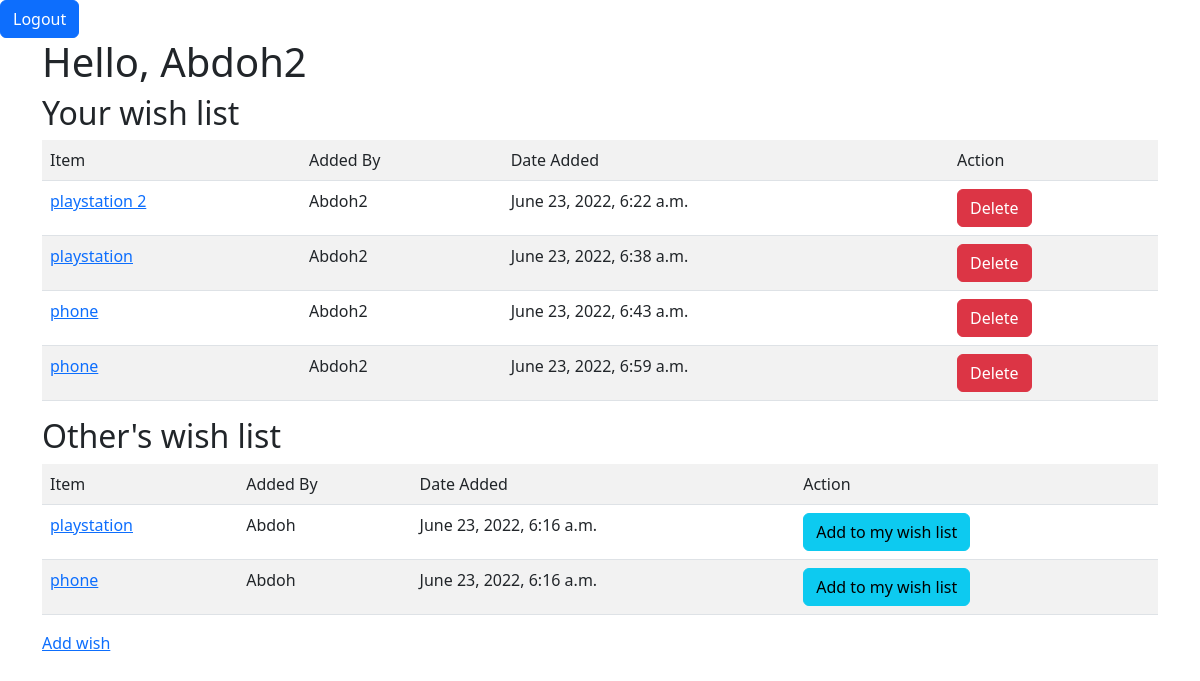
/dashboard (signed in), run on the app's committed database.
### wishApp/models.py (models this page shows)
class User(models.Model):
    name = models.CharField(max_length=255)
    username = models.CharField(max_length=255)
    password = models.CharField(max_length=255)
    dateHired = models.DateField()
    createdAt = models.DateTimeField(auto_now_add=True)
    updatedAt = models.DateTimeField(auto_now=True)
    objects = UserManager()

class WishList(models.Model):
    item = models.CharField(max_length=255)
    Addedby = models.ForeignKey(
        User, related_name="wish", on_delete=models.CASCADE)
    dateAdded = models.DateTimeField(auto_now_add=True)
    objects = UserManager()
    user_fav = models.ManyToManyField(User,related_name="fav_items")

### wishApp/views.py (the view)
# urls.py: path("dashboard", views.dashboard),
def dashboard(request):
    if "loggedInUserId" not in request.session:
        messages.error(request, "Plese login first")
        return redirect("/main")
    loggedInUser = User.objects.get(id=request.session["loggedInUserId"])
    wishList = WishList.objects.filter(Addedby=loggedInUser)
    allWishLists = WishList.objects.exclude(Addedby=loggedInUser)
    context = {
        "user": loggedInUser,
        "wishList": wishList,
        "otherWishList": allWishLists
    }
    return render(request, "dashboard.html", context)

### wishApp/templates/dashboard.html (shortened to what this page needs)
{% extends 'base.html' %}
{% block content %}
{% if "loggedInUserId" in request.session %}
<h1>Hello, {{user.name}}</h1>
<h2>Your wish list</h2>
{% if not wishList %}
<div class="alert alert-info">There are no wishes</div>
{% else %}
<table class="table table-striped">
    <tr>
        <td>Item</td>
        <td>Added By</td>
        <td>Date Added</td>
        <td>Action</td>
    </tr>
    {% for wish in wishList %}
    <tr>
        <td><a href="/wish_items/{{wish.id}}">{{ wish.item }}</a></td>
        <td>{{ wish.Addedby.name }}</td>
        <td>{{wish.dateAdded}}</td>
        <td>
            <form action="/wish/{{ wish.id }}/delete" method="post">
                <input type="submit" class="btn btn-danger" value="Delete">
            </form>
        </td>
    </tr>
    {% endfor %}
</table>
{% endif %}
<h2>Other's wish list</h2>
{% if not otherWishList %}
<div class="alert alert-info">There are no wishes</div>
{% else %}
<table class="table table-striped">
    <tr>
        <td>Item</td>
        <td>Added By</td>
        <td>Date Added</td>
        <td>Action</td>
    </tr>
    {% for wish in otherWishList %}
    <tr>
        <td><a href="/wish_items/{{wish.id}}">{{ wish.item }}</a></td>
        <td>{{ wish.Addedby.name }}</td>
        <td>{{wish.dateAdded}}</td>
        <td>
            <form action="/wish/{{ wish.id }}/add" method="post">
                <input type="submit" class="btn btn-info" value="Add to my wish list">
            </form>
        </td>
    </tr>
    {% endfor %}
</table>
{% endif %}
<a href="/wish_items/create">Add wish</a>
{% endif %}
{% endblock content %}

### wishApp/templates/base.html (shortened to what this page needs)
<!DOCTYPE html>
<html lang="en">
<head>
    <link href="https://cdn.jsdelivr.net/npm/bootstrap@5.2.0-beta1/dist/css/bootstrap.min.css" rel="stylesheet">
</head>
<body>
    {% if "loggedInUserId" in request.session %}
        <a href="/logout" class="btn btn-primary">Logout</a>
    {% endif %}
    <div class="container">
        {% block content %}{% endblock %}
    </div>
</body>
</html>

### data on the page
User: name "Abdoh2"
WishList: item "playstation 2", Addedby.name "Abdoh2", dateAdded "June 23, 2022, 6:22 a.m."
WishList: item "playstation", Addedby.name "Abdoh2", dateAdded "June 23, 2022, 6:38 a.m."
WishList: item "phone", Addedby.name "Abdoh2", dateAdded "June 23, 2022, 6:43 a.m."
WishList: item "phone", Addedby.name "Abdoh2", dateAdded "June 23, 2022, 6:59 a.m."
WishList: item "playstation", Addedby.name "Abdoh", dateAdded "June 23, 2022, 6:16 a.m."
WishList: item "phone", Addedby.name "Abdoh", dateAdded "June 23, 2022, 6:16 a.m."
